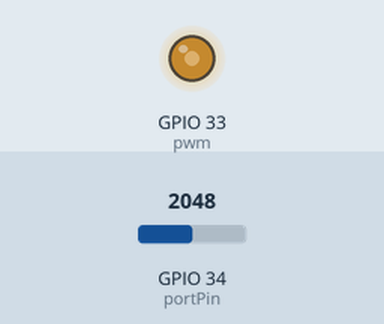
This sketch was run on a simulated ESP32. On the bench: output pins drawn as LEDs (lit = HIGH). The test bench sets the inputs (shaded band); at power-on: GPIO 34 (portPin) = 2048. What the sketch prints to the serial monitor is not drawn.

Above: at 1.2 s.
1.3 s: GPIO 34 (portPin) set to 2866
At 2.5 s:
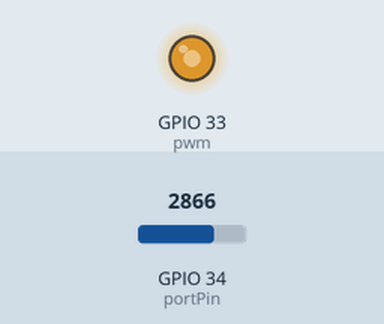
2.8 s: GPIO 34 (portPin) set to 3603
At 3.8 s:
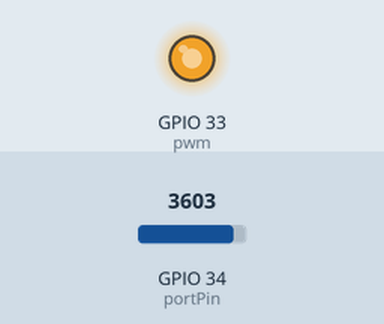
4.3 s: GPIO 34 (portPin) set to 491
At 5.0 s:
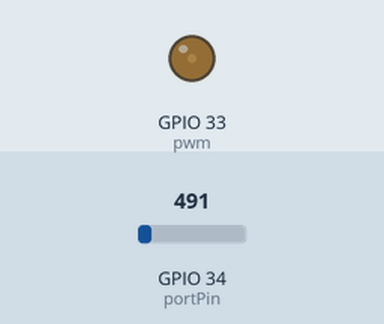
5.8 s: GPIO 34 (portPin) set to 0
At 6.1 s:
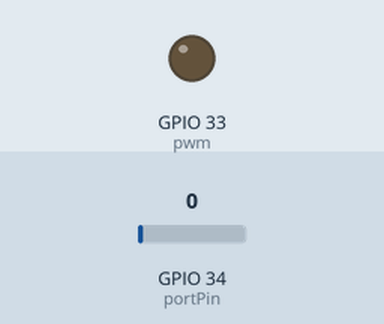
7.3 s: GPIO 34 (portPin) set to 2047
At 8.5 s:
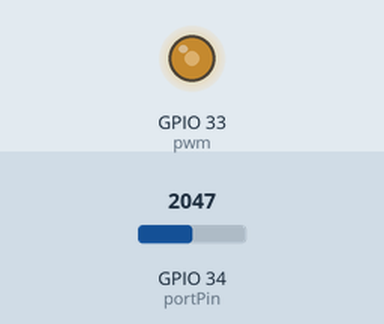
Timing chart, 0 to 9.8 s (numbered marks = the images above; inputs shaded):
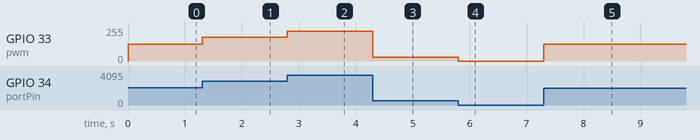

The sketch:

ej3.ino
```cpp
//potenciometro
const int portPin = 34; //Pin del potenciómetro
int duty;
int x;
int potValor; //valor potenciometro

//pwm
const int pwm = 33;  // GPIO33 salida pwm
const int frecuencia = 5000;//Hz
const int ledChannel = 0; //Canal
const int resolucion = 8; //bits, de 0 a 255

void setup(){
  Serial.begin(115200);
  // configuracion pwm
  ledcSetup(ledChannel, frecuencia, resolucion);
  ledcAttachPin(pwm, ledChannel); //salida pwm
}

void loop(){
  potValor = analogRead(portPin);
  //lee potenciometro
  duty = map(potValor, 0, 4095 , 0, 255); //da un valor de duty proporcional al estado del potenciometro
  Serial.println(duty); //Envío del valor al puerto serie
  ledcWrite(ledChannel,duty); //salida pin y duty
}   
```

Measured:
- after the input at 1.3 s, GPIO 33 (pwm): 127/255 → 177/255 at once
- after the input at 2.8 s, GPIO 33 (pwm): 177/255 → 223/255 at once
- after the input at 4.3 s, GPIO 33 (pwm): 223/255 → 30/255 at once
- after the input at 5.8 s, GPIO 33 (pwm): 30/255 → 0/255 at once
- after the input at 7.3 s, GPIO 33 (pwm): 0/255 → 127/255 at once
